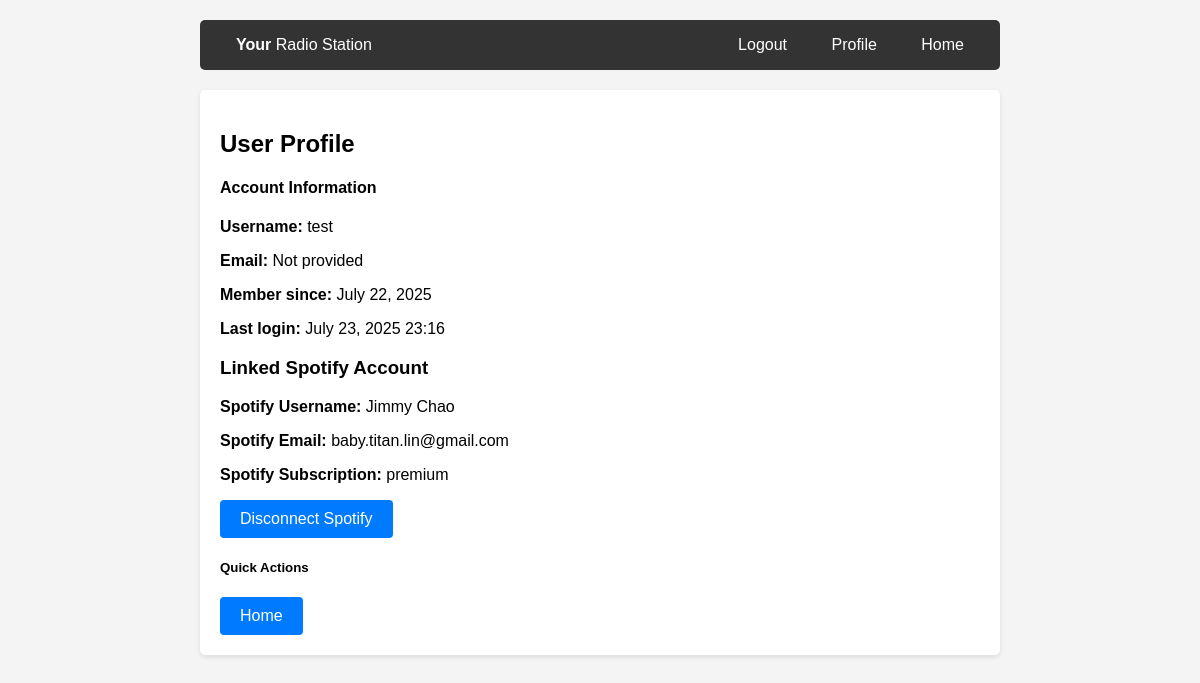
Page /profile/ (signed in) on the committed database.
### station/models.py (models this page shows, shortened)
class UserProfile(models.Model):
    user = models.OneToOneField(User, on_delete=models.CASCADE)
    connected_to_spotify = models.BooleanField(default=False)
    spotify_access_token = models.CharField(max_length=500, blank=True, null=True)
    spotify_refresh_token = models.CharField(max_length=500, blank=True, null=True)
    spotify_token_expires_at = models.DateTimeField(blank=True, null=True)
    spotify_display_name = models.CharField(max_length=100, blank=True, null=True)
    spotify_email = models.EmailField(blank=True, null=True)
    spotify_subscription = models.CharField(max_length=50, blank=True, null=True)

### station/views.py (the view)
# urls.py: path('profile/', views.profile, name='profile'),
@login_required
def profile(request):
    if not request.user.is_authenticated:
        messages.warning(request, 'Please log in to view your profile.')
        return redirect('station:login')
    profile = UserProfile.objects.get(user=request.user)
    return render(request, 'station/profile.html', {'profile': profile})

### station/templates/station/profile.html (shortened to what this page needs)
{% extends 'station/base.html' %}
{% block content %}
<div class="row">
    <div class="col-md-8">
        <h2>User Profile</h2>
        <div class="card">
            <div class="card-body">
                <h4 class="card-title">Account Information</h5>
                <p><strong>Username:</strong> {{ user.username }}</p>
                <p><strong>Email:</strong> {{ user.email|default:"Not provided" }}</p>
                <p><strong>Member since:</strong> {{ user.date_joined|date:"F d, Y" }}</p>
                <p><strong>Last login:</strong> {{ user.last_login|date:"F d, Y H:i" }}</p>
                <h3>Linked Spotify Account</h3>
                {% if profile.connected_to_spotify %}
                    <p><strong>Spotify Username:</strong> {{ profile.spotify_display_name | default:"Not connected" }}</p>
                    <p><strong>Spotify Email:</strong> {{ profile.spotify_email|default:"Not connected" }}</p>
                    <p><strong>Spotify Subscription:</strong> {{ profile.spotify_subscription|default:"Not connected" }}</p>
                    <div class="mt-3">
                        <a href="{% url 'station:disconnect_spotify' %}" class="btn btn-warning">
                            Disconnect Spotify
                        </a>
                    </div>
                {% else %}
                    <p>You have not connected your Spotify account yet. Connect your account <a href="{% url 'station:connect_spotify' %}">here</a>.</p>
                {% endif %}
            </div>
        </div>
    </div>
    <div class="col-md-4">
        <div class="card">
            <div class="card-body">
                <h5 class="card-title">Quick Actions</h5>
                <div class="d-grid gap-2">
                    <a href="{% url 'station:home' %}" class="btn btn-primary">Home</a>
                </div>
            </div>
        </div>
    </div>
</div>
{% endblock %}

### station/templates/station/base.html (style rules this page uses)
body { font-family: Arial, sans-serif; max-width: 800px; margin: 0 auto; padding: 20px; background-color: #f4f4f4; }
.btn { background-color: #007bff; color: white; padding: 10px 20px; border: none; border-radius: 4px; cursor: pointer; text-decoration: none; display: inline-block; }

### rows in the picture
UserProfile: spotify_display_name "Jimmy Chao", spotify_email "baby.titan.lin@gmail.com", spotify_subscription "premium"

### other values in the picture
{{ user.username }} "test"
{{ user.email|default:"Not provided" }} "Not provided"
{{ user.date_joined|date:"F d, Y" }} "July 22, 2025"
{{ user.last_login|date:"F d, Y H:i" }} "July 23, 2025 23:16"
